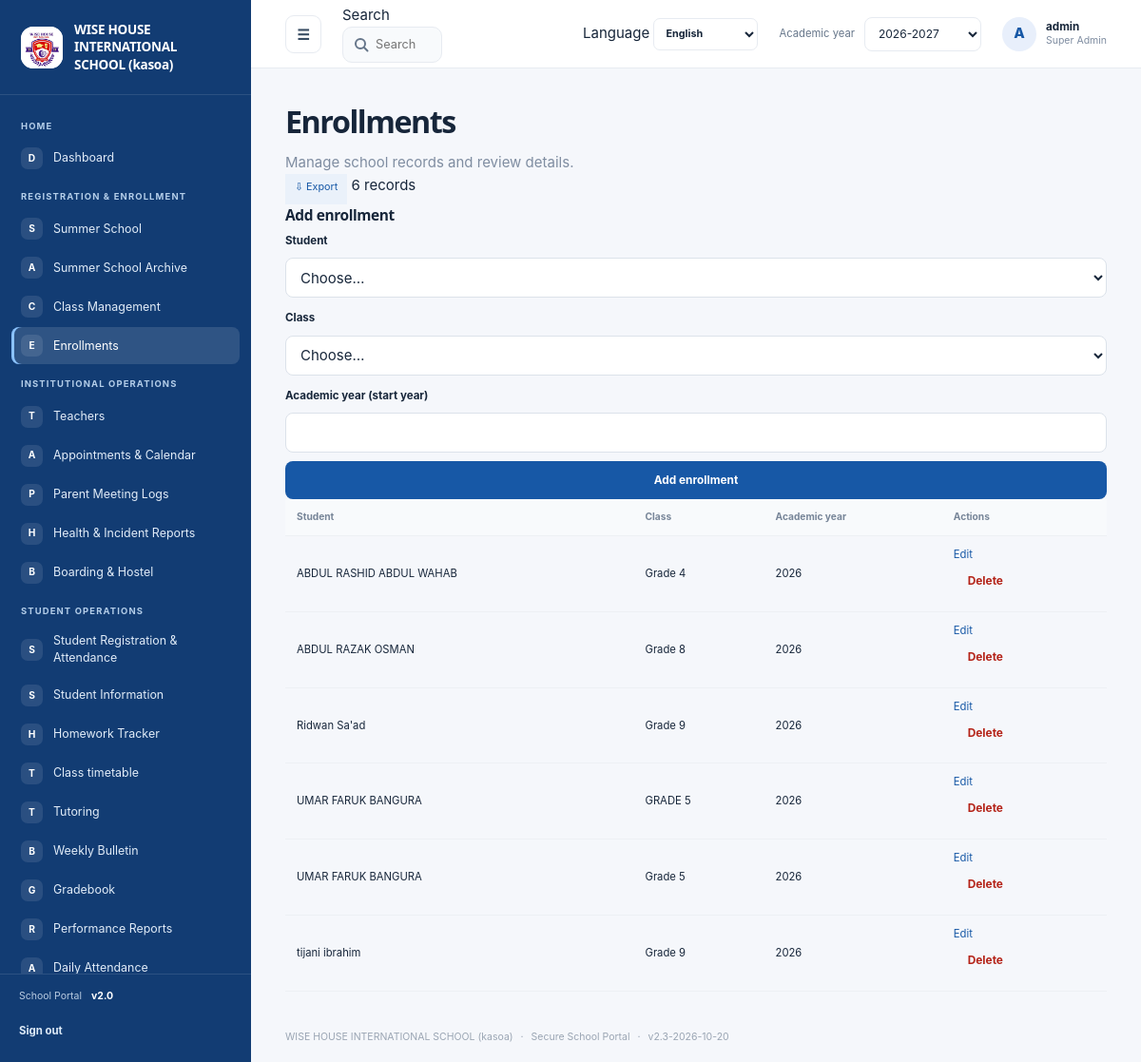
The page /manage/enrollments (signed in) on the database as committed earlier.
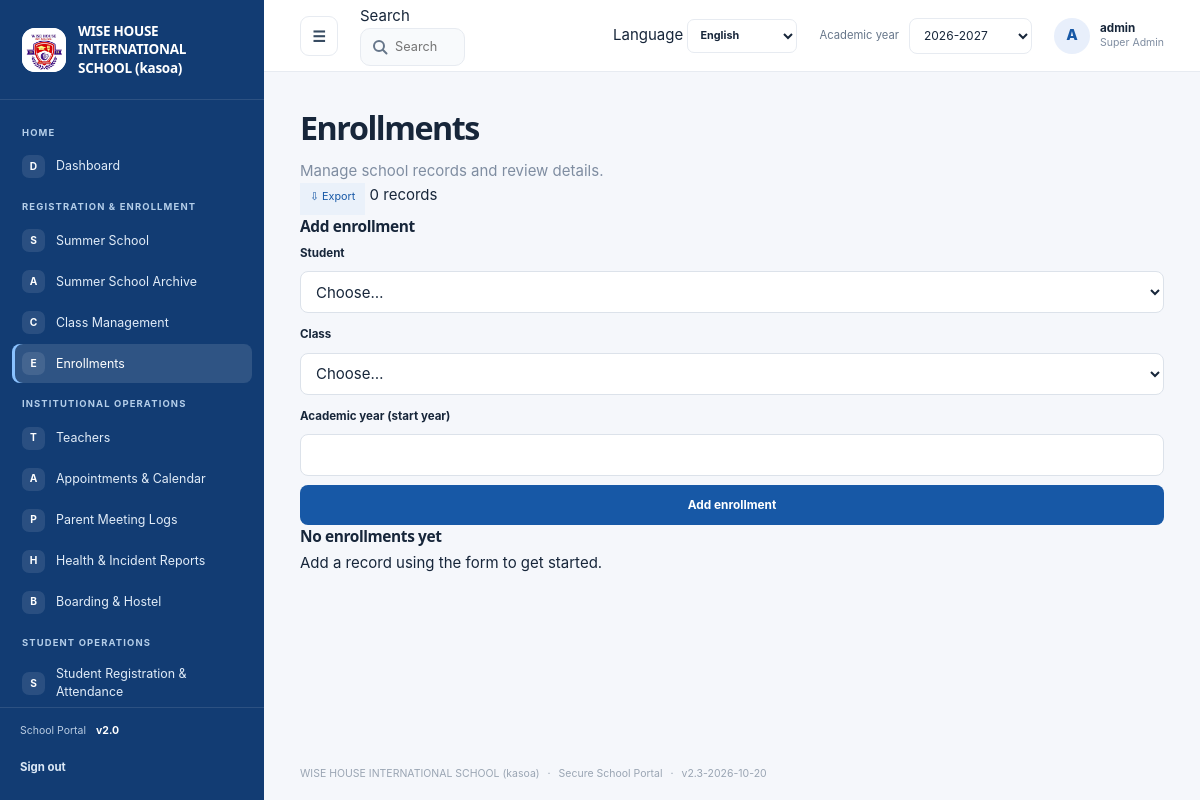
The same page on the database as committed later.
### tables this page shows
CREATE TABLE navigation_items (
    id INTEGER PRIMARY KEY AUTOINCREMENT,
    category TEXT NOT NULL,
    title TEXT NOT NULL,
    icon TEXT NOT NULL DEFAULT 'circle',
    url_endpoint TEXT NOT NULL,
    route_arg TEXT NOT NULL DEFAULT '',
    is_active INTEGER NOT NULL DEFAULT 1 CHECK (is_active IN (0, 1)),
    display_order INTEGER NOT NULL DEFAULT 0
);

CREATE TABLE settings (
    key TEXT PRIMARY KEY,
    value TEXT NOT NULL
);

CREATE TABLE enrollments (
    id INTEGER PRIMARY KEY AUTOINCREMENT,
    student_id INTEGER NOT NULL REFERENCES students(id) ON DELETE CASCADE,
    course_id INTEGER NOT NULL REFERENCES courses(id) ON DELETE CASCADE,
    academic_year INTEGER NOT NULL CHECK (academic_year >= 2000),
    UNIQUE (student_id, course_id, academic_year)
);

CREATE TABLE students (
    id INTEGER PRIMARY KEY AUTOINCREMENT,
    name TEXT NOT NULL,
    email TEXT NOT NULL UNIQUE,
    grade_level TEXT NOT NULL
, national_id TEXT NOT NULL DEFAULT '', gender TEXT NOT NULL DEFAULT '', father_name TEXT NOT NULL DEFAULT '', father_phone TEXT NOT NULL DEFAULT '', father_occupation TEXT NOT NULL DEFAULT '', mother_name TEXT NOT NULL DEFAULT '', mother_phone TEXT NOT NULL DEFAULT '', mother_occupation TEXT NOT NULL DEFAULT '', home_address TEXT NOT NULL DEFAULT '', dormitory_info TEXT NOT NULL DEFAULT '', profile_picture TEXT NOT NULL DEFAULT '');

CREATE TABLE courses (
    id INTEGER PRIMARY KEY AUTOINCREMENT,
    name TEXT NOT NULL,
    code TEXT NOT NULL UNIQUE,
    teacher_id INTEGER NOT NULL REFERENCES teachers(id) ON DELETE RESTRICT
);

### school_system/views.py (the view, shortened to what this page needs)
@bp.route("/manage/<resource>", methods=("GET", "POST"))
@roles_required(*ROLES)
def manage(resource):
    definition = RESOURCES.get(resource)
    if definition is None:
        abort(404)
    user = _current_user()
    role = user["role"]
    allowed = {
        "super_admin": set(RESOURCES),
        "admin": set(RESOURCES),
        "manager": set(RESOURCES),
        "teacher": {"students", "courses", "grades", "attendance"},
    }.get(role, set())
    if resource not in allowed:
        abort(403)
    if resource == "attendance":
        _require_module("attendance")
    elif resource == "teachers":
        _require_module("teachers")
    if resource == "attendance" and (
        request.method == "GET"
        or "class_name" in request.values
        or "course_id" in request.values
        or any(key.startswith("status_") for key in request.form)
    ):
        return attendance_roster()
    db = get_db()
    editable = (
        role == "super_admin"
        if resource == "courses"
        else role in {"super_admin", "manager", "admin"}
        or role == "teacher" and resource in {"grades", "attendance"}
    )
    if request.method == "POST" and not editable:
        abort(403)
    editing_id = request.args.get("edit", type=int)
    editing = None
    records = _resource_records(db, resource, user)
    form_values = dict(editing) if editing is not None else {}
    form_fields = _form_fields(definition, form_values, role, user)
    return render_template(
        "manage.html", resource=resource, definition=definition, records=records,
        form_fields=form_fields, editing=editing, editable=editable,
        teacher_student_view=role == "teacher" and resource == "students",
    )

### school_system/auth.py (called while the page is built)
@bp.before_app_request
def load_logged_in_user():
    user_id = session.get("user_id")
    if user_id is None:
        session.pop("username", None)
        session.pop("role", None)
        return
    user = get_db().execute(
        "SELECT id, username, role, is_active FROM users WHERE id = ?", (user_id,)
    ).fetchone()
    if user is None or not user["is_active"]:
        session.clear()
    else:
        session["username"] = user["username"]
        session["role"] = user["role"]

def login_required(view):
    @functools.wraps(view)
    def wrapped_view(**kwargs):
        if session.get("user_id") is None:
            return redirect(url_for("auth.login"))
        return view(**kwargs)
    return wrapped_view

def roles_required(*roles):
    def decorator(view):
        @functools.wraps(view)
        @login_required
        def wrapped_view(**kwargs):
            if session.get("role") not in roles:
                abort(403)
            return view(**kwargs)
        return wrapped_view
    return decorator

### school_system/views.py (called while the page is built, shortened)
@bp.app_template_filter("translate")
def translate(text, language="en"):
    if language == "en" or not isinstance(text, str):
        return text

### school_system/templates/manage.html (shortened to what the changed rows need)
{% extends "base.html" %}
{% from "_export_menu.html" import export_menu with context %}
{% block content %}
  <div class="page-heading">
    <div><h1>{{ definition.title|translate(language) }}</h1><p class="muted">{{ 'Manage school records and review details.'|translate(language) }}</p></div>
    <div class="heading-actions">
      {{ export_menu(url_for('views.export_resource', resource=resource)) }}
      <span class="badge">{{ records|length }} records</span>
    </div>
  </div>
  <div class="layout">
    <section class="card form-card">
      <h2>{{ ('Edit ' ~ definition.singular if editing else 'Add ' ~ definition.singular)|translate(language) if editable else 'Records overview'|translate(language) }}</h2>
      <form method="post" class="stack" enctype="multipart/form-data">
        {% for field in form_fields if editable %}
          <label for="{{ field.name }}">{{ field.label|translate(language) }}</label>
          {% if field.kind == 'select' %}
            <select id="{{ field.name }}" name="{{ field.name }}" required>
              <option value="">Choose…</option>
            </select>
          {% elif field.kind == 'textarea' %}
            <textarea id="{{ field.name }}" name="{{ field.name }}" rows="3" {% if field.required %}required{% endif %}>{{ field.value }}</textarea>
          {% elif field.kind == 'file' %}
            {% if field.value %}<img class="settings-logo-preview" src="{{ url_for('views.profile_image', filename=field.value) }}" alt="Current profile picture">{% endif %}
            <input id="{{ field.name }}" name="{{ field.name }}" type="file" accept="image/png,image/jpeg,image/gif,image/webp">
          {% else %}
            <input id="{{ field.name }}" name="{{ field.name }}" type="{{ field.kind }}"
              value="{{ field.value }}" {% if field.required %}required{% endif %}
              {% if field.name == 'academic_year' %}min="2000" step="1"{% endif %}>
          {% endif %}
        {% endfor %}
        {% if editable %}<button type="submit">{{ 'Save changes'|translate(language) if editing else ('Add ' ~ definition.singular)|translate(language) }}</button>{% endif %}
      </form>
    </section>
    <section class="card table-card">
      {% if records %}
        <div class="table-scroll"><table>
          <thead><tr>{% for key, label in definition.columns %}<th>{{ label|translate(language) }}</th>{% endfor %}{% if editable or session.get('role') in ('super_admin','manager','admin','teacher') and resource in ('grades','attendance') %}<th>{{ 'Actions'|translate(language) }}</th>{% endif %}</tr></thead>
          <tbody>
            {% for record in records %}
              <tr>
                {% for key, label in definition.columns %}<td>
                  {% if key == 'profile_picture' and record[key] %}
                    <img class="profile-thumb" src="{{ url_for('views.profile_image', filename=record[key]) }}" alt="{{ record['name'] }} profile">
                  {% else %}{{ record[key] }}{% endif %}
                </td>{% endfor %}
                {% if editable or session.get('role') in ('super_admin','manager','admin','teacher') and resource in ('grades','attendance') %}
                  <td class="actions">
                    {% if editable %}<a href="{{ url_for('views.manage', resource=resource, edit=record.id) }}">{{ 'Edit'|translate(language) }}</a>{% endif %}
                    {% if session.get('role') in ('super_admin','manager','admin') or session.get('role') == 'teacher' and resource in ('grades','attendance') %}
                      <form method="post" action="{{ url_for('views.delete_record', resource=resource, record_id=record.id) }}"
                        onsubmit="return confirm('Delete this {{ definition.singular }}? Related records may also be removed.');">
                        <button class="danger-link" type="submit">{{ 'Delete'|translate(language) }}</button>
                      </form>
                    {% endif %}
                  </td>
                {% endif %}
              </tr>
            {% endfor %}
          </tbody>
        </table></div>
      {% else %}
        <div class="empty"><h2>{{ ('No ' ~ definition.title|lower ~ ' yet')|translate(language) }}</h2><p>{{ 'Add a record using the form to get started.'|translate(language) }}</p></div>
      {% endif %}
    </section>
  </div>
{% endblock %}

### school_system/templates/base.html (shortened to what the changed rows need)
<!doctype html>
<html lang="{{ language or 'en' }}" dir="{{ 'rtl' if language in ('ar',) else 'ltr' }}">
  <head>
    <link rel="stylesheet" href="{{ url_for('static', filename='style.css') }}">
    <link rel="stylesheet" href="{{ url_for('static', filename='portal.css') }}">
  </head>
  <body class="{% block body_class %}portal-body{% endblock %}">
    {% if session.get('user_id') and not public_page|default(false) %}
      <div class="portal-shell" id="portal-shell">
        <aside class="sidebar" id="sidebar" style="background-color: {{ site_settings.sidebar_color }};">
          <a class="school-brand" href="{{ url_for('views.dashboard') }}">
            <span class="school-logo">
              {% if brand_settings.get('logo_filename') %}
                <img src="{{ url_for('views.uploaded_logo', filename=brand_settings.get('logo_filename')) }}" alt="{{ school_name }} logo">
              {% else %}<span class="logo-mark">W</span>{% endif %}
            </span>
            <span class="school-name">{{ school_name }}</span>
          </a>
          <div class="sidebar-scroll" data-scroll-keep="sidebar" data-scroll-global>
            {% set nav_state = namespace(category=None) %}
            {% for item in nav_items %}
              {% if item.category != nav_state.category %}
                {% if not loop.first %}</section>{% endif %}
                <section class="nav-group"><p class="nav-heading">{{ item.category }}</p>
                {% set nav_state.category = item.category %}
              {% endif %}
              <a class="nav-link {% if request.endpoint == item.url_endpoint and (not item.get('resource') or request.view_args.get('resource') == item.get('resource')) %}active{% endif %}"
                href="{{ url_for(item.url_endpoint, resource=item.resource) if item.get('resource') else url_for(item.url_endpoint, module=item.module) if item.get('module') else url_for(item.url_endpoint) }}">
                <span class="nav-icon" aria-hidden="true">{{ item.icon[:1]|upper }}</span><span>{{ item.title }}</span>
              </a>
            {% endfor %}
            {% if nav_items %}</section>{% endif %}
          </div>
          <div class="sidebar-footer">
            <span class="sidebar-version">School Portal <b>v2.0</b></span>
            <form action="{{ url_for('auth.logout') }}" method="post">
              <button class="sidebar-logout" type="submit">{{ 'Sign out'|translate(language) }}</button>
            </form>
          </div>
        </aside>
        <div class="portal-main">
          <header class="topbar">
            <button class="icon-button menu-toggle" id="menu-toggle" type="button" aria-label="Toggle navigation" aria-expanded="true">☰</button>
            {% include "_global_search.html" %}
            <form class="language-select" method="post" action="{{ url_for('views.change_language') }}">
              <label for="portal-language" class="sr-only">Language</label>
              <select id="portal-language" name="language" aria-label="Language" onchange="this.form.submit()">
                {% for code, label in languages.items() %}
                  <option value="{{ code }}" {% if language == code %}selected{% endif %}>{{ label }}</option>
                {% endfor %}
              </select>
            </form>
            <form class="year-select" method="get" action="{{ url_for('views.dashboard') }}">
              <label for="academic-year">{{ 'Academic year'|translate(language) }}</label>
              <select id="academic-year" name="year" onchange="this.form.submit()">
                {% set year = request.args.get('year', academic_year) %}
                {% for option in academic_year_options %}
                  <option value="{{ option }}" {% if year == option %}selected{% endif %}>{{ option }}</option>
                {% endfor %}
              </select>
            </form>
            <a class="profile-chip" href="{{ url_for('views.profile') }}" aria-label="User profile">
              <span class="avatar">{{ session.get('username', 'U')[:1]|upper }}</span>
              <span class="profile-copy"><b>{{ session.get('username') }}</b><small>{{ role_label }}</small></span>
            </a>
          </header>
          <main class="page-content">
            {% block content %}{% endblock %}
          </main>
          <footer class="page-footer">{{ school_name }} <span>·</span> Secure School Portal <span>·</span> v{{ app_version }}</footer>
        </div>
      </div>
    {% else %}
      {% for category, message in get_flashed_messages(with_categories=true) %}
        <p class="flash {{ category }} login-flash" role="status">{{ message|translate(language) }}</p>
      {% endfor %}
      {% block public_content %}{% endblock %}
    {% endif %}
  </body>
</html>

### school_system/templates/_export_menu.html (shortened to what this page needs)
{% macro export_menu(url, label=None) %}
  <details class="export-menu">
    <summary class="button-small secondary-button">⇩ {{ (label or 'Export')|translate(language) }}</summary>
  </details>
{% endmacro %}

### school_system/templates/_global_search.html (shortened to what this page needs)
<div class="global-search" role="search">
  <label for="global-search-input" class="sr-only">{{ 'Search'|translate(language) }}</label>
  <input id="global-search-input" type="search" autocomplete="off" maxlength="60"
    placeholder="{{ 'Search students, teachers, pages…'|translate(language) }}" aria-controls="gs-panel" aria-expanded="false">
</div>

Rows that differ between the two databases and show on the page:
no longer on this page (row unchanged): navigation_items: icon "S", title "Student Information"
no longer on this page (row unchanged): navigation_items: icon "H", title "Homework Tracker"
no longer on this page (row unchanged): navigation_items: icon "T", title "Class timetable"
no longer on this page (row unchanged): navigation_items: icon "T", title "Tutoring"
no longer on this page (row unchanged): navigation_items: icon "B", title "Weekly Bulletin"
no longer on this page (row unchanged): navigation_items: icon "G", title "Gradebook"
no longer on this page (row unchanged): navigation_items: icon "R", title "Performance Reports"
no longer on this page (row unchanged): navigation_items: icon "A", title "Daily Attendance"
removed enrollments: name "ABDUL RASHID ABDUL WAHAB" "Grade 4" "2026", {{ 'Edit'|translate(language) }} "Edit", {{ 'Delete'|translate(language) }} "Delete"
removed enrollments: name "ABDUL RAZAK OSMAN" "Grade 8" "2026", {{ 'Edit'|translate(language) }} "Edit", {{ 'Delete'|translate(language) }} "Delete"
removed enrollments: name "Ridwan Sa'ad" "Grade 9" "2026", {{ 'Edit'|translate(language) }} "Edit", {{ 'Delete'|translate(language) }} "Delete"
removed enrollments: name "UMAR FARUK BANGURA" "GRADE 5" "2026", {{ 'Edit'|translate(language) }} "Edit", {{ 'Delete'|translate(language) }} "Delete"
removed enrollments: name "UMAR FARUK BANGURA" "Grade 5" "2026", {{ 'Edit'|translate(language) }} "Edit", {{ 'Delete'|translate(language) }} "Delete"
removed enrollments: name "tijani ibrahim" "Grade 9" "2026", {{ 'Edit'|translate(language) }} "Edit", {{ 'Delete'|translate(language) }} "Delete"
shown differently, row unchanged: settings "Enrollments": value (not shown) → "Add a record using the form to get started."; value "Actions" → "No enrollments yet"
Other text that changed with them:
{{ records|length }}: "6" → "0"
list line gone: "Student"
list line gone: "Class"
list line gone: "Academic year"
